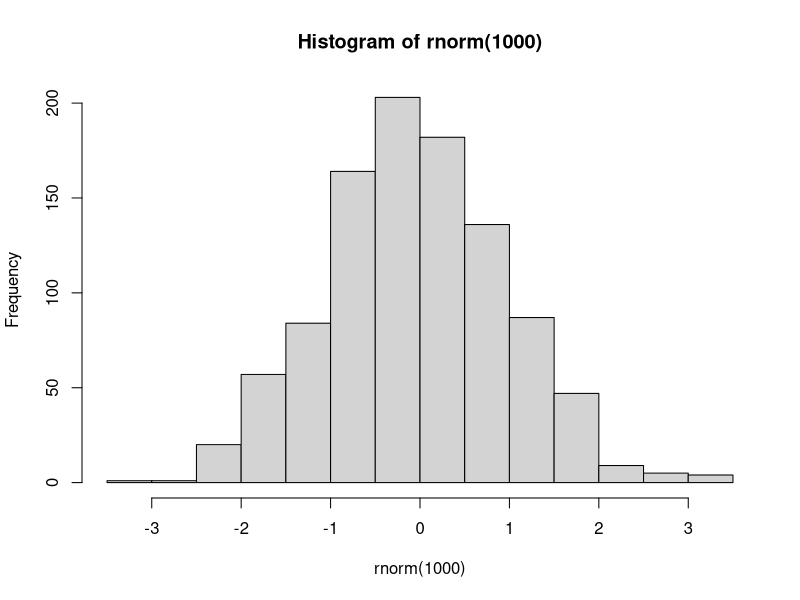
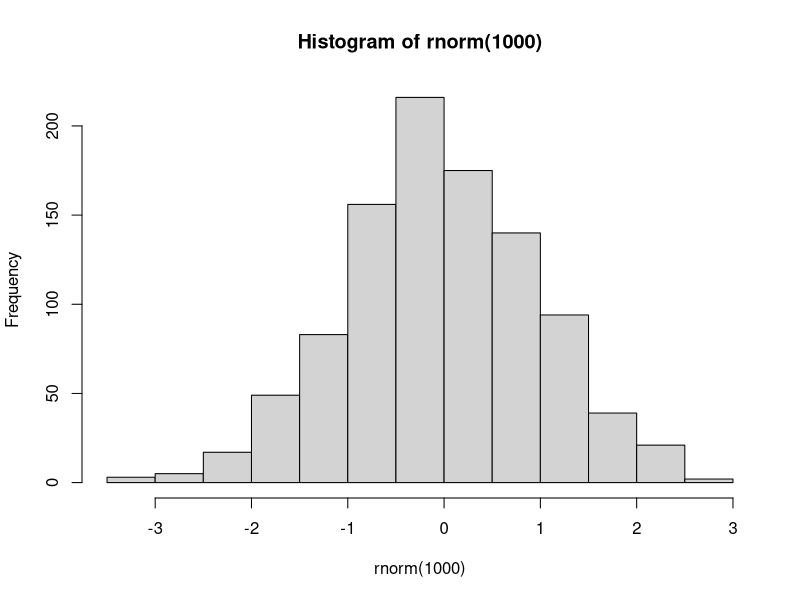
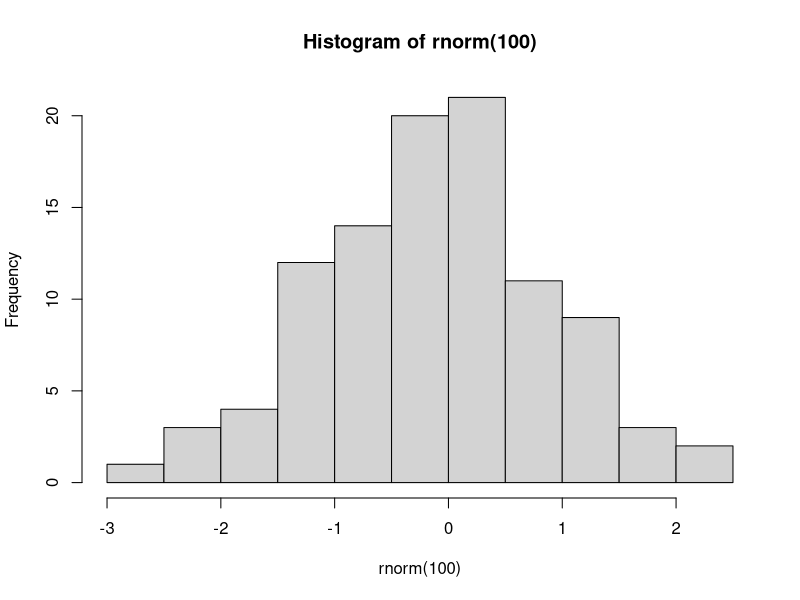
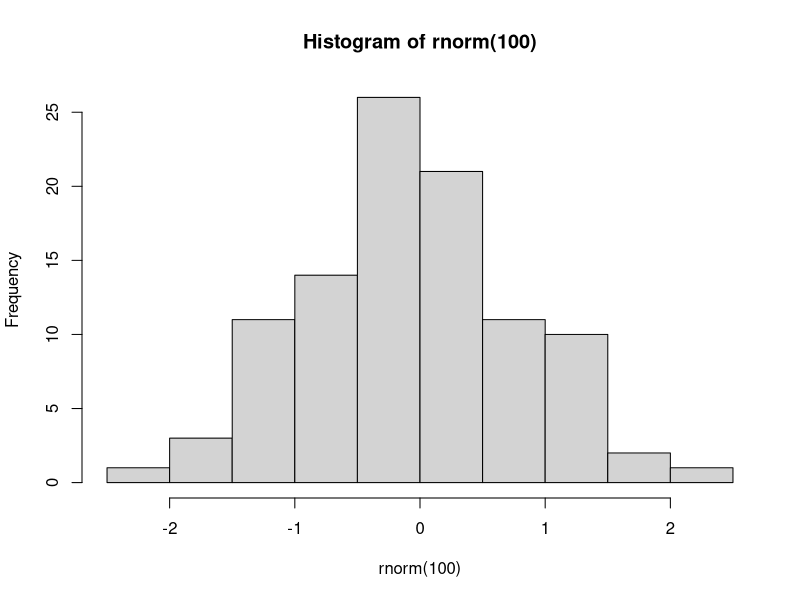

The R script that drew these images, in order:
## ---- chunk 1
hist(rnorm(1000))
## ---- chunk 2
hist(rnorm(1000))
## ---- chunk 3
library(ggplot2)
## ---- chunk 4
hist(rnorm(100))
## ---- chunk 5
        hist( 
rnorm(100  )
      )
## ---- chunk 6
temp <- rnorm(10)
temp
## ---- chunk 7
library(knitr)
temp <- rnorm(10)
temp2 <- rnorm(10)
dfExample <- cbind(temp,temp2)
kable(dfExample)
## ---- chunk 8
x <- sample(1000,10^4,replace=T)
length(x)
